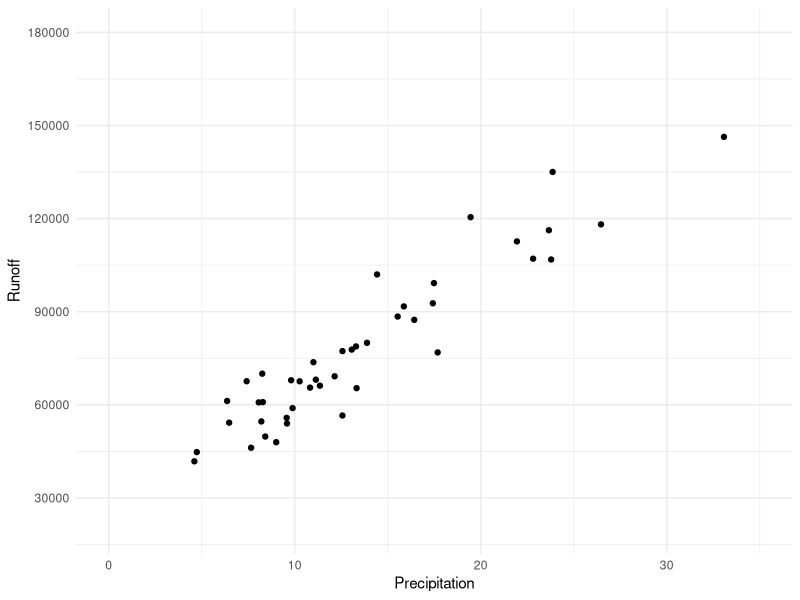
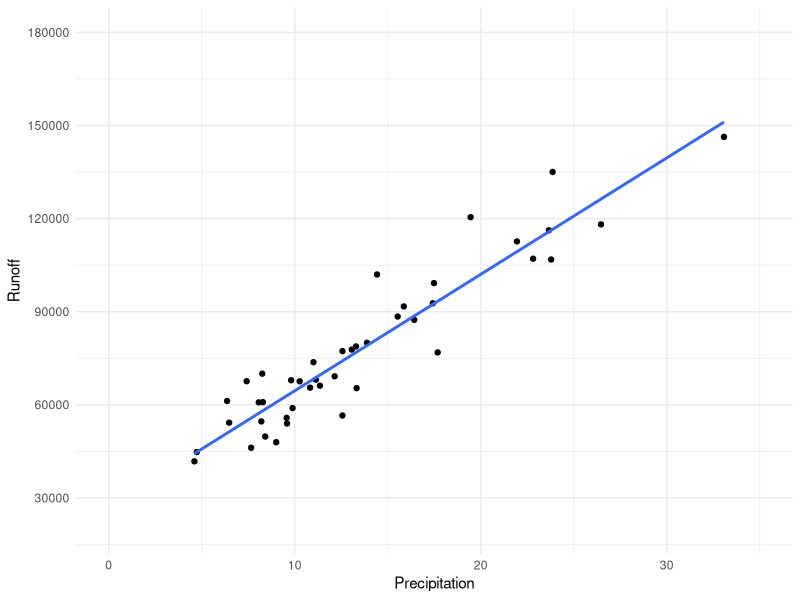
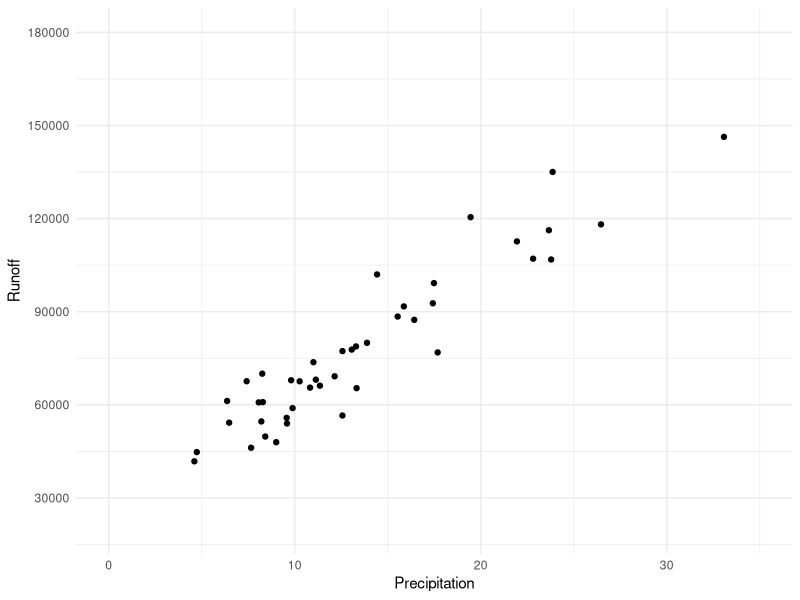
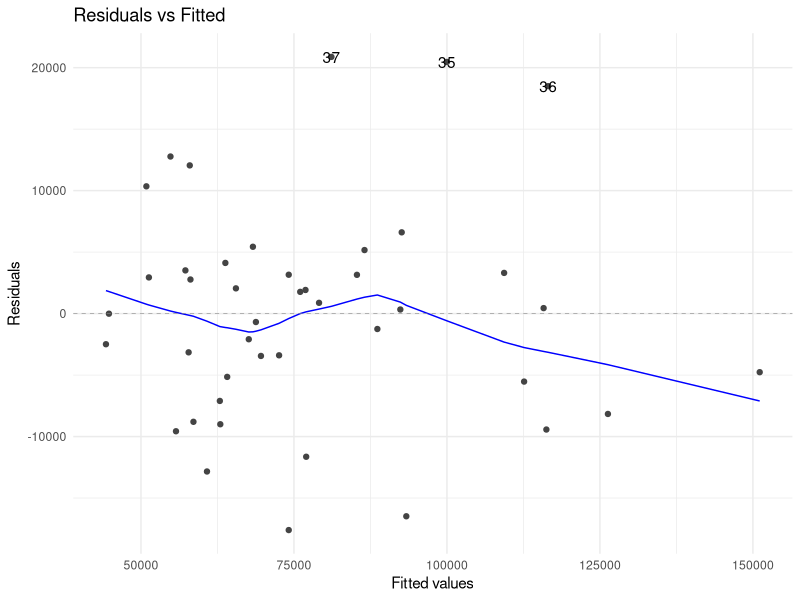
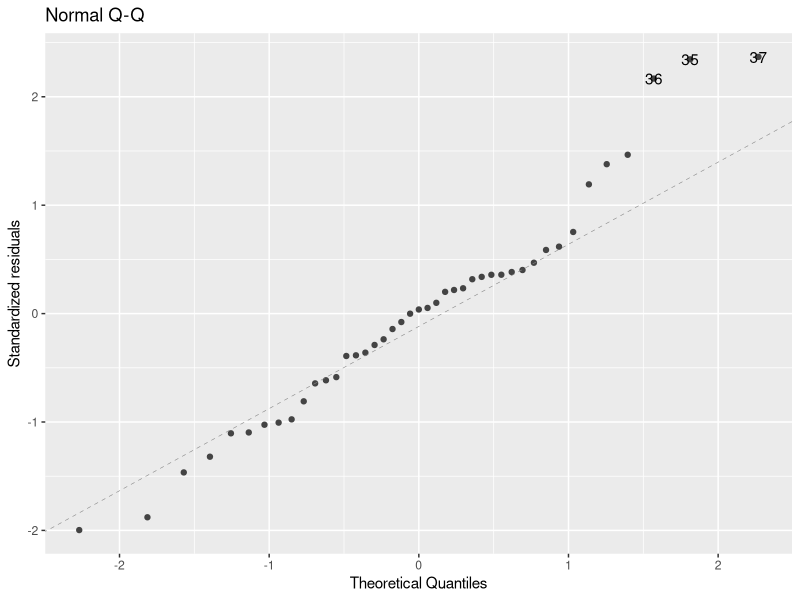
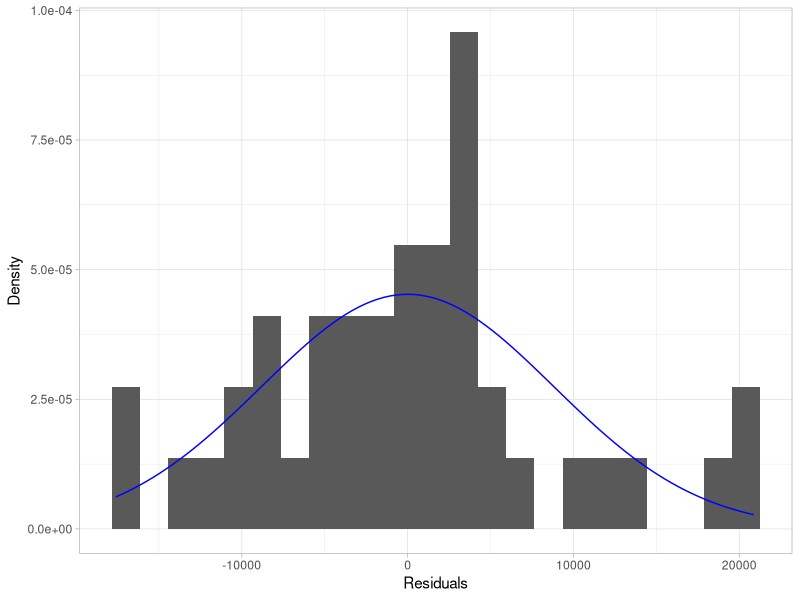
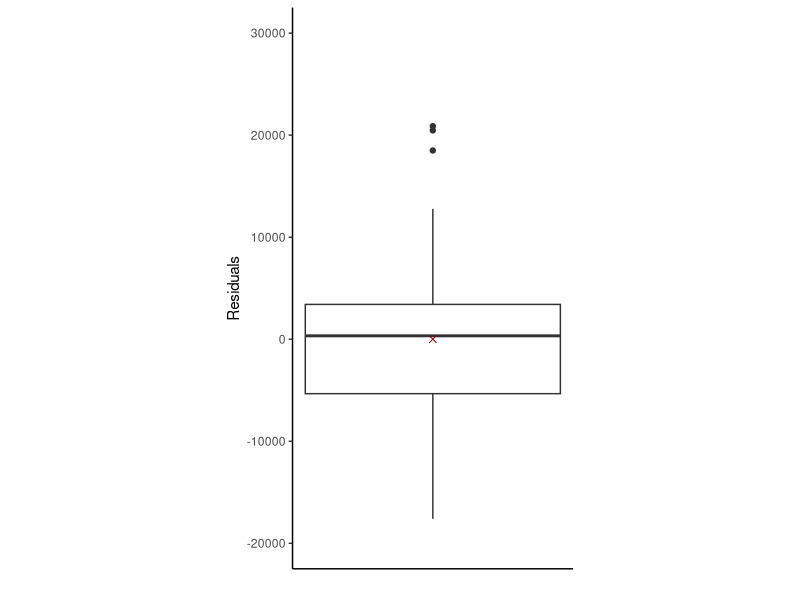
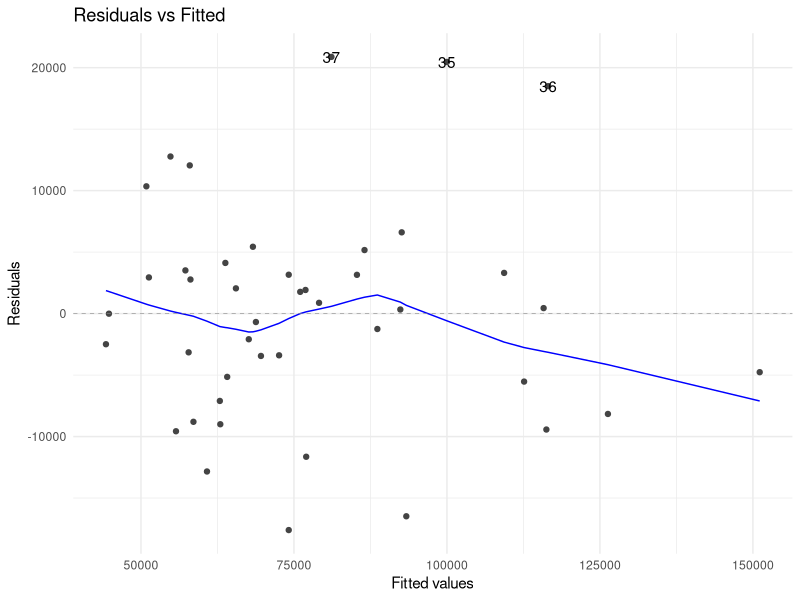

Here is the R script that generated these plots, in order:
## ---- chunk 1
library(tidyverse)
library(ggfortify)
library(car)
## ---- chunk 2
water <- read_table2("water.txt")
summary(water)
## ---- chunk 3
(water.plot <- 
  ggplot(data = water, mapping = aes(x = Precip, y = Runoff)) +
  geom_point() +
  xlab("Precipitation") +
  xlim(0, 35) +
  scale_y_continuous(limits = c(20000, 180000),
                     breaks = seq(30000, 180000, 30000)) +
  theme_minimal())
## ---- chunk 4
cor(water$Precip, water$Runoff)
## ---- chunk 5
water.plot +
  geom_smooth(method = "lm", se = FALSE)
## ---- chunk 6
water.lm <- lm(Runoff ~ Precip, data = water)
water <- water %>%
  mutate(Resid = water.lm$residuals, Fit = water.lm$fitted.values)
summary(water.lm)
## ---- chunk 7
# Scatterplot
water.plot

#Residuals vs Fitted Values
(water.resid_fit <- autoplot(water.lm, which = 1, ncol = 1) +
    theme_minimal())
## ---- chunk 8
# Q-Q
(water.qq <- autoplot(water.lm, which = 2, ncol = 1))

# Histogram
ggplot(data = water, mapping = aes(x = Resid)) +
  geom_histogram(binwidth = 1700, mapping = aes(y = ..density..)) +
  stat_function(fun = dnorm,
                color = "blue",
                args = list(mean = 0,
                            sd = sd(water$Resid))) +
  xlab("Residuals") +
  ylab("Density") +
  theme_light()

# Boxplot
ggplot(data = water, mapping = aes(y = Resid)) +
  geom_boxplot() +
  stat_summary(mapping = aes(x = 0),
               fun = mean, geom = "point",
               shape = 4, size = 2, color = "darkred") +
  theme_classic() +
  theme(aspect.ratio = 2,
        axis.text.x = element_blank(),
        axis.ticks.x = element_blank()) +
  scale_y_continuous(limits = c(-20000, 30000), breaks = seq(-20000, 30000, 10000)) +
  ylab("Residuals") +
  xlab("")
## ---- chunk 9
# Residuals vs Fitted Values
water.resid_fit

# Brown-Forsyth Test
grp <- as.factor(c(rep("lower", floor(dim(water)[1] / 2)), 
                   rep("upper", ceiling(dim(water)[1] / 2))))
leveneTest(arrange(water, Precip)$Resid ~ grp, center = median)
## ---- chunk 10
#Q-Q
water.qq

# Cook's Distance
water <- water %>% mutate(cooksd = cooks.distance(water.lm))
top2cd <- as.numeric(names(sort(water$cooksd, decreasing = TRUE)[1:2]))

ggplot() +
  geom_point(data = water,
             mapping = aes(x = as.numeric(rownames(water)), 
                           y = cooksd)) +
  geom_text(mapping = aes(x = top2cd,
                          y = water$cooksd[top2cd],
                          label = top2cd)) +
  theme_bw() +
  ylab("Cook's Distance") +
  xlab("Observation Number") +
  geom_hline(mapping = aes(yintercept = 4 / length(water$cooksd)),
             color = "red", linetype = "dashed") +
  theme(aspect.ratio = 1)

# DFBETAS
water <- water %>%
  mutate(dfbetas_precip = dfbetas(water.lm)[, "Precip"])
names(water$dfbetas_precip) <- 1:nrow(water)
top3dfbeta <- as.numeric(names(
  sort(abs(water$dfbetas_precip), decreasing = TRUE)[1:3]
))

# Plot the DFBETAS against the observation number
ggplot() + 
  geom_point(data = water,
             mapping = aes(x = as.numeric(rownames(water)), 
                           y = abs(dfbetas_precip))) +
  geom_text(mapping = aes(x = top3dfbeta,
                          y = abs(water$dfbetas_precip[top3dfbeta]),
                          label = top3dfbeta)) +
  theme_bw() +
  ylab("Absolute Value of DFBETAS for Runoff") +
  xlab("Observation Number") +
  geom_hline(mapping = aes(yintercept = 2 / sqrt(length(water$dfbetas_precip))),
             color = "red", linetype = "dashed") +
  theme(aspect.ratio = 1)

#Resid vs Fitted
water.resid_fit
## ---- chunk 11
confint(water.lm, "Precip")
## ---- chunk 12
summary(water.lm)
## ---- chunk 13
predict(water.lm, newdata = data.frame(Precip = 30),
        interval = "confidence", level = 0.95)
## ---- chunk 14
values <- tibble(
  Precip = seq(min(water$Precip), max(water$Precip), length = 100))
values <- values %>%
  mutate(Runoff = predict(water.lm,
                          newdata = values,
                          interval = "confidence",
                          level = 0.95))
(water.CIplot <- water.plot +
  geom_smooth(method = "lm", se = FALSE) +
  geom_line(data = values,
            mapping = aes(x = Precip, y = Runoff[,"lwr"]),
            color = "darkorange") +
  geom_line(data = values,
            mapping = aes(x = Precip, y = Runoff[,"upr"]),
            color = "darkorange"))

# Alternatively
# water.plot + geom_smooth(method = "lm")
## ---- chunk 15
predict(water.lm, newdata = data.frame(Precip = 30),
        interval = "prediction", level = 0.95)
## ---- chunk 16
values <- tibble(
  Precip = seq(min(water$Precip), max(water$Precip), length = 100))
values <- values %>%
  mutate(Runoff = predict(water.lm,
                          newdata = values,
                          interval = "prediction",
                          level = 0.95))
water.CIplot +
  geom_smooth(method = "lm", se = FALSE) +
  geom_line(data = values,
            mapping = aes(x = Precip, y = Runoff[,"lwr"]),
            color = "darkorchid4") +
  geom_line(data = values,
            mapping = aes(x = Precip, y = Runoff[,"upr"]),
            color = "darkorchid4")
## ---- chunk 17
(water.mse <- sum(water$Resid^2) / water.lm$df.residual)
## ---- chunk 18
(water.rmse <- sqrt(water.mse))
## ---- chunk 19
sum(abs(water$Resid)) / water.lm$df.residual
## ---- chunk 20
summary(water.lm)
